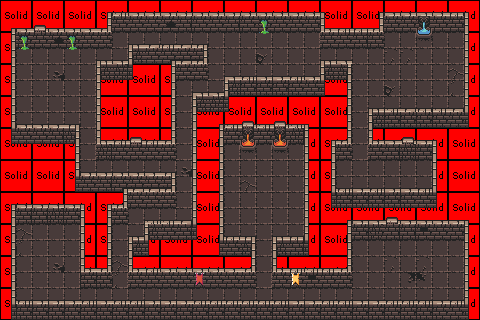

A 2D game scene composited from a Tiled map and its tileset images. What follows is a short description and the map's XML, with each tile layer's data collapsed to a summary:
An orthogonal 30x20 tile map with 16x16 px tiles, 4 tile layers (collisions, Floor, Back, Front), 2 tilesets.

<map version="1.2" tiledversion="1.2.4" orientation="orthogonal" renderorder="right-down" width="30" height="20" tilewidth="16" tileheight="16" infinite="0" nextlayerid="6" nextobjectid="1">
 <tileset firstgid="1" source="BridgeHack.tsx" />
 <tileset firstgid="1025" source="colision.tsx" />
 <layer id="1" name="collisions" width="30" height="20">
  <data>[600 cells, 371 non-empty, 4 distinct tile ids]</data>
 </layer>
 <layer id="2" name="Floor" width="30" height="20">
  <data>[600 cells, 232 non-empty, 12 distinct tile ids]</data>
 </layer>
 <layer id="3" name="Back" width="30" height="20">
  <data>[600 cells, 248 non-empty, 24 distinct tile ids]</data>
 </layer>
 <layer id="4" name="Front" width="30" height="20">
  <data>[600 cells, 166 non-empty, 18 distinct tile ids]</data>
 </layer>
</map>
